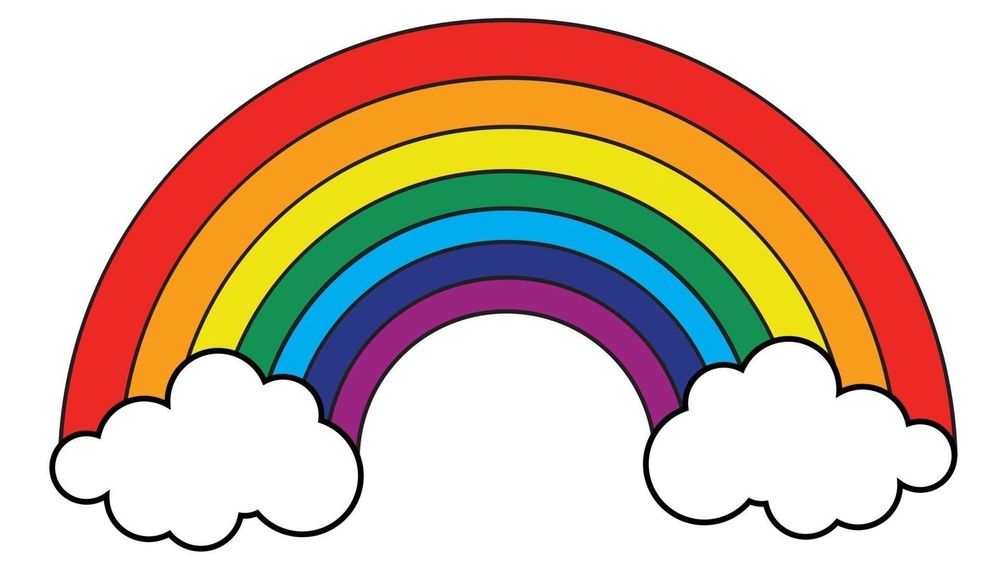
#> input picture src/arcoiris.jpg, 1000 x 583 px, shrunk from 1680 x 980 before the run, given in place of the camera
$ python color_classification_webcam.py   (older library calls are emulated)
#> lines starting #> are read from the running program, lines starting #| are printed output that depends on the picture; after the words box and inside, x2 and y2 are one past the last pixel; in counts of white or black regions, pixels touching at a corner belong together
### src/color_recognition_api/color_histogram_feature_extraction.py
#!/usr/bin/python
# -*- coding: utf-8 -*-
# ----------------------------------------------
# --- Original author : Ahmet Ozlu
# --- Mejoras         : robustez ante iluminacion / enfoque
# ----------------------------------------------
#
# CAMBIOS PRINCIPALES RESPECTO A LA VERSION ORIGINAL
# ----------------------------------------------------
# 1) Se trabaja en espacio de color HSV en lugar de RGB puro. El canal H (tono)
#    es en gran medida independiente del brillo, por lo que un mismo objeto
#    bajo luz fuerte, tenue o con sombra sigue dando un tono H similar, cosa
#    que NO ocurre con R, G, B (que cambian mucho al cambiar la iluminacion).
#
# 2) Antes de calcular el histograma se descartan los pixeles "no fiables":
#      - Sombras muy oscuras (V bajo)
#      - Brillos quemados / reflejos (V muy alto y S muy bajo)
#    Estos pixeles no representan el color real del objeto, solo el efecto
#    de la luz, y eran una causa directa de clasificaciones erroneas.
#
# 3) Se aplica CLAHE (ecualizacion adaptativa de contraste) sobre el canal de
#    luminancia para atenuar diferencias fuertes de exposicion/sombra dentro
#    de la misma imagen antes de analizar el color.
#
# 4) El histograma de cada canal se suaviza levemente antes de tomar el pico,
#    para que un solo grupo de pixeles ruidosos (ruido de sensor / compresion
#    JPEG) no desvie la deteccion.
#
# 5) En el video en vivo, solo se analiza una region central (ROI) en vez de
#    todo el frame, para que el fondo no contamine la lectura de color del
#    objeto que el usuario esta mostrando a la camara.
# ----------------------------------------------

import os
import cv2
import numpy as np


# ---------------------------------------------------------------------------
# Preprocesamiento
# ---------------------------------------------------------------------------

def _normalize_illumination(bgr_image):
    """Atenua sombras/exposicion desigual con CLAHE sobre el canal L (LAB)."""
    lab = cv2.cvtColor(bgr_image, cv2.COLOR_BGR2LAB)
    l, a, b = cv2.split(lab)
    clahe = cv2.createCLAHE(clipLimit=2.0, tileGridSize=(8, 8))
    l = clahe.apply(l)
    lab = cv2.merge((l, a, b))
    return cv2.cvtColor(lab, cv2.COLOR_LAB2BGR)


def _denoise(bgr_image):
    """Desenfoque leve para reducir ruido de sensor antes del histograma."""
    return cv2.GaussianBlur(bgr_image, (5, 5), 0)


def get_center_roi(image, roi_ratio=0.35):
    """
    Devuelve (x1, y1, x2, y2) de un recuadro cuadrado centrado que cubre
    `roi_ratio` de la dimension mas pequena de la imagen. Se usa para que en
    la webcam solo se analice el objeto mostrado frente a la camara y no el
    fondo de la habitacion.
    """
    h, w = image.shape[:2]
    size = int(min(h, w) * roi_ratio)
    size = max(size, 10)
    cx, cy = w // 2, h // 2
    x1, y1 = max(cx - size // 2, 0), max(cy - size // 2, 0)
    x2, y2 = min(cx + size // 2, w), min(cy + size // 2, h)
    return x1, y1, x2, y2


def _valid_pixel_mask(hsv_image):
    """
    Descarta:
      - Sombra profunda: V bajo (< 40)
      - Brillo quemado / reflejo especular: V alto (> 220) y S bajo (< 30)
    El umbral de V se bajo de 250 a 220: en superficies brillosas (plastico,
    metal) el reflejo real casi nunca llega a V=255 exacto, se queda en un
    rango un poco mas bajo (220-250) y con el umbral original se colaba sin
    filtrar. El umbral de S se deja igual (<30) a proposito: colores pastel
    reales (por ejemplo un rosa claro) tienen S bastante mas alto que eso,
    asi que no se ven afectados por este cambio.
    Si casi todo queda descartado (p. ej. una imagen totalmente oscura o muy
    clara), se usan todos los pixeles como respaldo para no dejar la mascara
    vacia.
    """
    h, s, v = cv2.split(hsv_image)
    shadow_mask = v < 40
    highlight_mask = (v > 220) & (s < 30)
    invalid = shadow_mask | highlight_mask
    mask = np.uint8((~invalid) * 255)
    if cv2.countNonZero(mask) < 0.05 * mask.size:
        mask = np.full(mask.shape, 255, dtype=np.uint8)
    return mask


def _smooth_hist(hist):
    kernel = np.array([1, 2, 4, 2, 1], dtype=np.float32)
    kernel /= kernel.sum()
    return np.convolve(hist.flatten(), kernel, mode='same')


def _dominant_hsv(bgr_region):
    """
    Calcula un descriptor (H, S, V) robusto ante iluminacion para una region
    BGR: quita ruido, normaliza exposicion, enmascara sombras/brillos y toma
    el pico suavizado del histograma de cada canal.
    """
    region = _denoise(bgr_region)
    region = _normalize_illumination(region)
    hsv = cv2.cvtColor(region, cv2.COLOR_BGR2HSV)
    mask = _valid_pixel_mask(hsv)

    h_hist = cv2.calcHist([hsv], [0], mask, [180], [0, 180])
    s_hist = cv2.calcHist([hsv], [1], mask, [256], [0, 256])
    v_hist = cv2.calcHist([hsv], [2], mask, [256], [0, 256])

    h_peak = int(np.argmax(_smooth_hist(h_hist)))
    s_peak = int(np.argmax(_smooth_hist(s_hist)))
    v_peak = int(np.argmax(_smooth_hist(v_hist)))

    return h_peak, s_peak, v_peak


# El brillo (V) cambia mucho con la iluminacion (una misma superficie se ve
# con V muy distinto bajo poca luz vs mucha luz), mientras que el tono
# ponderado por saturacion (x, y) es mucho mas estable. Si V pesara igual
# que x/y, una foto oscura de un objeto de color podia terminar mas cerca
# de los ejemplos de entrenamiento de "black" (que tambien tienen V bajo)
# que de los ejemplos de su propio color. Bajarle el peso deja que el tono
# siga siendo el factor principal, y V solo termina de inclinar la balanza
# para distinguir negro/gris/blanco (que es donde realmente hace falta).
V_WEIGHT = 0.4


def _hue_to_xy(h_peak, s_peak):
    """
    Convierte (H, S) a un punto cartesiano (x, y) sobre el circulo de color:
        x = S * cos(theta),  y = S * sin(theta)
    Esto resuelve dos problemas del H crudo usado antes:
      1. El tono es una magnitud CIRCULAR (H=0 y H=179 son casi el mismo
         color, el rojo), pero comparar los numeros crudos con distancia
         euclidiana los trataba como opuestos. En (x, y) quedan juntos.
      2. Cuando la saturacion es baja (grises, negro, blanco casi puro) el
         tono es en la practica ruido: pequenas variaciones de luz pueden
         mover el H medido sin que el color realmente cambie. Al multiplicar
         por S, esos casos colapsan cerca del origen (x=0, y=0) sin importar
         cual haya sido el H medido, en vez de "contar" como una diferencia
         de tono grande frente a un color muy saturado del mismo tono.
    Para colores muy saturados (rojo, naranja, azul, etc.) el punto queda
    lejos del origen y ahi si el tono pesa fuerte en la distancia, que es
    justamente donde mas importa distinguir bien un color de otro.
    """
    theta = h_peak * (2.0 * np.pi / 180.0)  # H de OpenCV: 0-179 ~ 0-358 grados
    x = s_peak * np.cos(theta)
    y = s_peak * np.sin(theta)
    return x, y


def _dominant_features(bgr_region):
    h_peak, s_peak, v_peak = _dominant_hsv(bgr_region)
    x, y = _hue_to_xy(h_peak, s_peak)
    return x, y, v_peak * V_WEIGHT


# ---------------------------------------------------------------------------
# API publica (mismos nombres que la version original para no romper nada
# que ya llame a estas funciones)
# ---------------------------------------------------------------------------

# [16 lines left out: function color_histogram_of_test_image, not called in this run]


def color_histogram_of_training_image(img_name):
    # La etiqueta es el nombre de la carpeta que contiene la imagen. Asi,
    # cualquier carpeta nueva dentro de training_dataset (p. ej. "pink",
    # "grey", o cualquier otro color que agregues despues) se usa
    # automaticamente como una clase mas, sin tener que tocar el codigo.
    data_source = os.path.basename(os.path.dirname(img_name))

    image = cv2.imread(img_name)
    if image is None:
        return

    x, y, v = _dominant_features(image)
    feature_data = f'{x},{y},{v}'

    with open('training.data', 'a') as myfile:
        myfile.write(feature_data + ',' + data_source + '\n')


def training():
    # Get the directory of this module and navigate to training_dataset
    module_dir = os.path.dirname(os.path.abspath(__file__))
    src_dir = os.path.dirname(module_dir)
    training_dir = os.path.join(src_dir, 'training_dataset')

    if not os.path.isdir(training_dir):
        return

    # Recorre TODAS las subcarpetas de training_dataset, sin necesidad de
    # mantener una lista fija de nombres de color en el codigo.
    for color in sorted(os.listdir(training_dir)):
        color_dir = os.path.join(training_dir, color)
        if not os.path.isdir(color_dir):
            continue
        for f in os.listdir(color_dir):
            if f.lower().endswith(('.png', '.jpg', '.jpeg', '.bmp')):
                color_histogram_of_training_image(os.path.join(color_dir, f))

### src/color_recognition_api/focus_utils.py
#!/usr/bin/python
# -*- coding: utf-8 -*-
# ----------------------------------------------
# Utilidades de enfoque, compartidas por color_classification_webcam.py y
# color_classification_gui.py para no duplicar la misma logica dos veces.
# ----------------------------------------------
#
# QUE HACE ESTE MODULO
# ----------------------------------------------------
# 1) Mide que tan nitida esta una region de la imagen (varianza del
#    Laplaciano: cuanto mas alta, mas bordes definidos = mas nitida).
# 2) Convierte esa medida en un porcentaje 0-100 facil de mostrar en
#    pantalla, para que el usuario vea en vivo si esta bien enfocado.
# 3) Ofrece una recalibracion de enfoque manual (autofocus_sweep): muchas
#    camaras USB / DroidCam no reaccionan a CAP_PROP_AUTOFOCUS=1 (lo
#    aceptan pero no hacen nada), asi que como respaldo se prueban varios
#    valores de foco manual y se deja el que da la imagen mas nitida.
# ----------------------------------------------

import cv2


def sharpness_score(gray_region):
    """Varianza del Laplaciano: mayor valor = imagen mas nitida."""
    if gray_region is None or gray_region.size == 0:
        return 0.0
    return float(cv2.Laplacian(gray_region, cv2.CV_64F).var())


def sharpness_percent(gray_region, reference=250.0):
    """
    Convierte la nitidez cruda a un porcentaje 0-100 aproximado, usando
    `reference` como el valor que se considera "totalmente nitido" (100%).
    Es solo para mostrar en pantalla, no cambia la logica de deteccion.
    """
    score = sharpness_score(gray_region)
    return max(0.0, min(100.0, (score / reference) * 100.0))


# [66 lines left out: functions is_blurry, autofocus_sweep, not called in this run]


def try_enable_autofocus(cap):
    """Intenta activar el autoenfoque continuo de la camara. No todas las
    camaras/drivers lo soportan desde OpenCV; si falla, se ignora sin
    afectar el resto del programa."""
    try:
        cap.set(cv2.CAP_PROP_AUTOFOCUS, 1)
    except Exception:
        pass

### src/color_classification_webcam.py
#!/usr/bin/python
# -*- coding: utf-8 -*-
# ----------------------------------------------
# --- Original author : Ahmet Ozlu
# --- Mejoras         : recalibracion de enfoque, deteccion de desenfoque
# ---                   por porcentaje, analisis solo del recuadro central,
# ---                   confianza de la prediccion, suavizado temporal e
# ---                   instrucciones de uso en pantalla.
# ----------------------------------------------
#
# CAMBIOS PRINCIPALES RESPECTO A LA VERSION ANTERIOR
# ----------------------------------------------------
# 1) Enfoque: al iniciar se intenta activar el autoenfoque continuo de la
#    camara y, ademas, se puede forzar una recalibracion manual en cualquier
#    momento presionando "f" (util con camaras/DroidCam que no reaccionan al
#    autoenfoque). Se muestra en pantalla un porcentaje de nitidez en vivo,
#    no solo un aviso de "borroso" cuando ya es demasiado tarde.
# 2) Deteccion de color: ahora solo se analiza el recuadro central que se ve
#    en pantalla (no el frame completo). Antes se mezclaba el fondo, la mano
#    que sostiene el objeto, etc. en el mismo histograma que el objeto, lo
#    que hacia el resultado mucho menos confiable.
# 3) Se muestra la confianza (%) de cada prediccion junto al color, para que
#    el usuario sepa si la lectura es solida o dudosa.
# 4) Instrucciones de uso visibles en la propia ventana de la camara.
# ----------------------------------------------

import cv2
import os
from collections import deque, Counter
from color_recognition_api import color_histogram_feature_extraction
from color_recognition_api import knn_classifier
from color_recognition_api import focus_utils

# Change to src directory to ensure correct file paths
script_dir = os.path.dirname(os.path.abspath(__file__))
os.chdir(script_dir)

# --- Parametros ajustables ---
BLUR_THRESHOLD = 60            # mas bajo = mas tolerante a imagenes borrosas
MIN_CONTRAST = 8               # por debajo de esto no se puede medir enfoque de forma confiable
SMOOTHING_WINDOW = 7            # cuantas predicciones recientes se combinan para estabilizar el resultado
PROCESS_EVERY_N_FRAMES = 2      # analizar 1 de cada N frames (rendimiento)
MIN_CONFIDENCE = 40             # por debajo de este % de confianza, la lectura no se toma en cuenta
ROI_RATIO = 0.45                # fraccion de la dimension menor de la imagen que cubre el recuadro central

# Try to find an available camera
cap = None
for i in range(10):  # Try indices 0-9
    test_cap = cv2.VideoCapture(i)
    if test_cap.isOpened():
        ret, frame = test_cap.read()
#> frame is the input picture: shape (583, 1000, 3); mean B, G, R 174.3, 191.3, 214.8
        if ret and frame is not None:
            cap = test_cap
            print(f"Camera found at index {i}")
            break
        test_cap.release()

if cap is None:
    print("Error: Could not open any camera. Please check your camera/DroidCam connection.")
    exit()

# Se intenta activar el autoenfoque continuo. Si la camara/driver no lo
# soporta, no pasa nada: el usuario siempre puede presionar "f" para forzar
# una recalibracion manual del enfoque.
focus_utils.try_enable_autofocus(cap)

# checking whether the training data is ready
PATH = './training.data'

training_data_valid = False
if os.path.isfile(PATH) and os.access(PATH, os.R_OK):
    if os.path.getsize(PATH) > 0:
        print('training data is ready, classifier is loading...')
        training_data_valid = True
    else:
        print('training data file is empty, regenerating...')

if not training_data_valid:
    print('training data is being created...')
    if os.path.isfile(PATH):
        os.remove(PATH)
    color_histogram_feature_extraction.training()
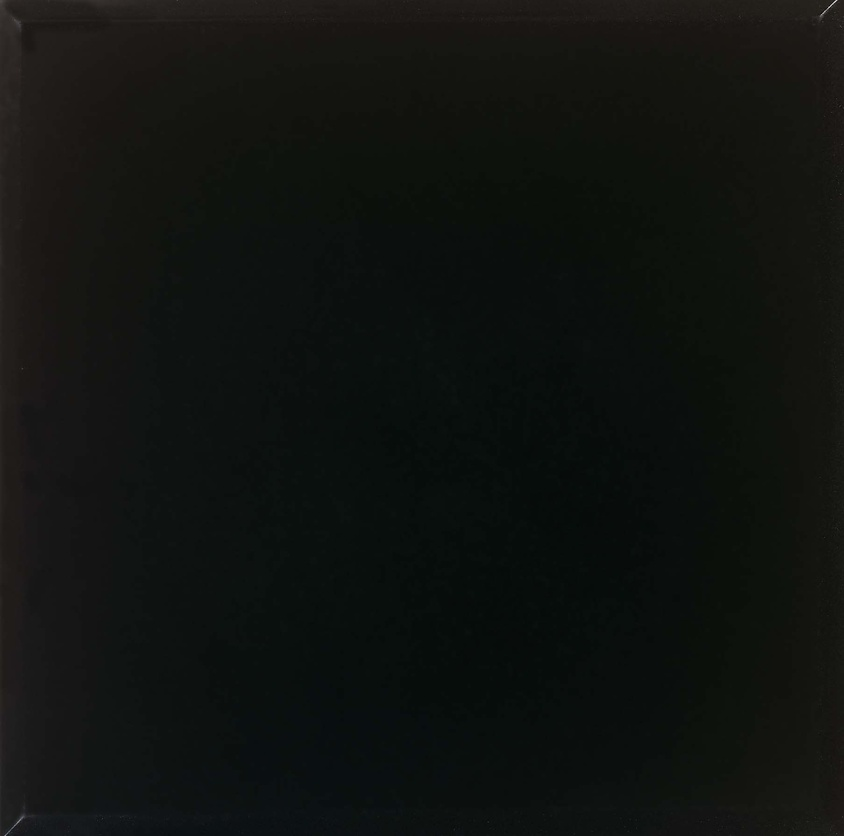
#> input picture src/training_dataset/black/black10.png.jpg, 844 x 836 px, shrunk from 1807 x 1789 before the run
#> in color_histogram_of_training_image, image is the input picture: shape (836, 844, 3); mean B, G, R 16, 18.7, 16
#> in _normalize_illumination, `l = clahe.apply(l)`:
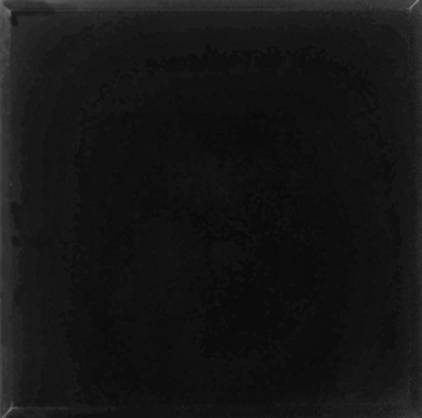
#> l: shape (836, 844) (shown at 1/2 size); min 8, max 157, mean 21.1
#> in _valid_pixel_mask, `h, s, v = cv2.split(hsv_image)`:
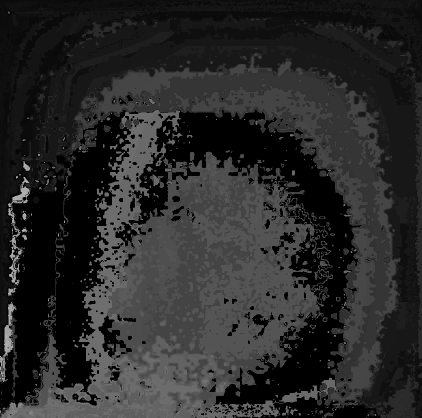
#> h: shape (836, 844) (shown at 1/2 size); min 0, max 175, mean 41.1
#> in _valid_pixel_mask, `h, s, v = cv2.split(hsv_image)`:
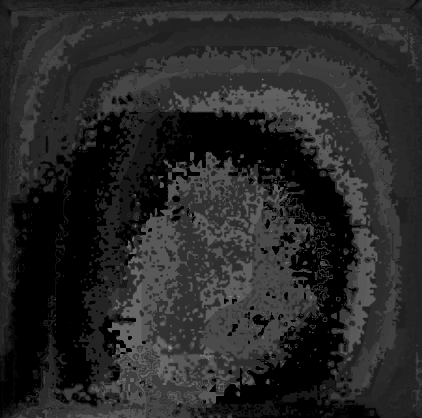
#> s: shape (836, 844) (shown at 1/2 size); min 0, max 170, mean 39.6
#> in _valid_pixel_mask, `shadow_mask = v < 40`:
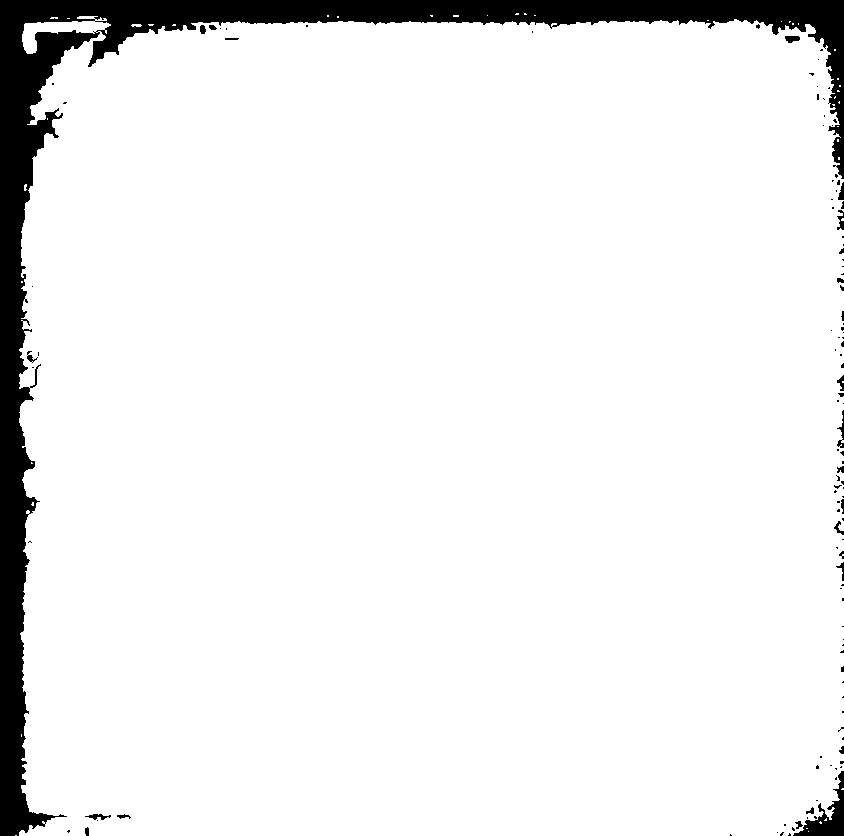
#> shadow_mask: shape (836, 844) bool; 93.1% white; 118 black regions (94 under 20 px), largest, box (x1, y1, x2, y2) and area: (0, 0, 844, 836) 46374, (793, 771, 844, 836) 1124, (837, 410, 844, 448) 100
#> in _dominant_hsv, `h_hist = cv2.calcHist([hsv], [0], mask, [180], [0, 180])`: h_hist = 180 values, max 9602 at index 15, min 0 at index 1, mean 272.4
#> in _dominant_hsv, `s_hist = cv2.calcHist([hsv], [1], mask, [256], [0, 256])`: s_hist = 256 values, max 3572 at index 31, min 0 at index 1, mean 191.5
#> in _dominant_hsv, `v_hist = cv2.calcHist([hsv], [2], mask, [256], [0, 256])`: v_hist = 256 values, max 5004 at index 43, min 0 at index 0, mean 191.5
#> in _dominant_hsv, `h_peak = int(np.argmax(_smooth_hist(h_hist)))`: h_peak = 10
#> in _dominant_hsv, `s_peak = int(np.argmax(_smooth_hist(s_hist)))`: s_peak = 36
#> in _dominant_hsv, `v_peak = int(np.argmax(_smooth_hist(v_hist)))`: v_peak = 43
#> in _dominant_features, `h_peak, s_peak, v_peak = _dominant_hsv(bgr_region)`: h_peak = 10; s_peak = 36; v_peak = 43
#> in _hue_to_xy, `theta = h_peak * (2.0 * np.pi / 180.0)`: theta = 0.349
#> in _hue_to_xy, `x = s_peak * np.cos(theta)`: x = 33.83
#> in _hue_to_xy, `y = s_peak * np.sin(theta)`: y = 12.31
#> in _dominant_features, `x, y = _hue_to_xy(h_peak, s_peak)`: x = 33.83; y = 12.31
#> in color_histogram_of_training_image, `x, y, v = _dominant_features(image)`: x = 33.83; y = 12.31; v = 17.2
    print('training data is ready, classifier is loading...')


# [5 lines left out: function roi_gray_of, not called in this run]


def draw_instructions(frame):
    """Barra de instrucciones de uso en la parte inferior de la ventana."""
    h, w = frame.shape[:2]
    overlay = frame.copy()
    cv2.rectangle(overlay, (0, h - 34), (w, h), (20, 20, 20), -1)
    cv2.addWeighted(overlay, 0.6, frame, 0.4, 0, frame)
    cv2.putText(
        frame,
        'Objeto dentro del recuadro  |  f = recalibrar enfoque  |  q = salir',
        (10, h - 11),
        cv2.FONT_HERSHEY_PLAIN,
        1.1,
        (255, 255, 255),
        1,
    )


def draw_sharpness_bar(frame, percent, x, y, width=160, height=14):
    """Barra horizontal que muestra el % de nitidez en vivo."""
    color = (0, 200, 0) if percent >= 55 else ((0, 165, 255) if percent >= 30 else (0, 0, 255))
    cv2.rectangle(frame, (x, y), (x + width, y + height), (90, 90, 90), 1)
    fill_w = int(width * (percent / 100.0))
    if fill_w > 0:
        cv2.rectangle(frame, (x, y), (x + fill_w, y + height), color, -1)
    cv2.putText(frame, f'Enfoque: {int(percent)}%', (x, y - 6), cv2.FONT_HERSHEY_PLAIN, 1.1, (255, 255, 255), 1)


recent_predictions = deque(maxlen=SMOOTHING_WINDOW)
stable_prediction = 'n.a.'
last_confidence = 0.0
frame_count = 0
recalibrating_message_ttl = 0

print('Instrucciones: coloca el objeto dentro del recuadro central.')
print("Presiona 'f' para recalibrar el enfoque, 'q' para salir.")

while True:

    # Capture frame-by-frame
    (ret, frame) = cap.read()

    # Skip frame if read failed or frame is empty
    if not ret or frame is None or frame.size == 0:
        print("Warning: Invalid frame, skipping...")
        continue

    frame_count += 1

    x1, y1, x2, y2 = color_histogram_feature_extraction.get_center_roi(frame, roi_ratio=ROI_RATIO)
#> x1 = 369; y1 = 160; x2 = 631; y2 = 422
    roi = frame[y1:y2, x1:x2]
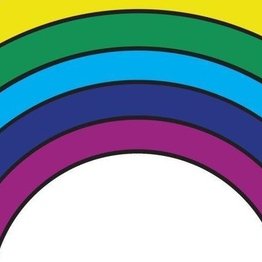
#> roi: shape (262, 262, 3); mean B, G, R 161.3, 153.9, 132

    status_text = stable_prediction
    text_color = (255, 255, 255)
    box_color = (0, 200, 0)  # verde = ok
    sharpness_pct = 0.0

    if roi.size > 0:
        gray_roi = cv2.cvtColor(roi, cv2.COLOR_BGR2GRAY)
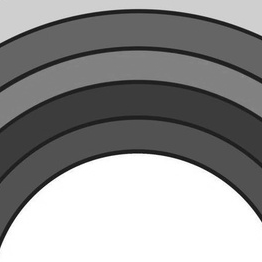
#> gray_roi: shape (262, 262); min 13, max 255, mean 148.2
        sharpness_pct = focus_utils.sharpness_percent(gray_roi)
#> in sharpness_percent, `score = sharpness_score(gray_region)`: score = 619.6
#> (the rest of the program and of its run is left out)
